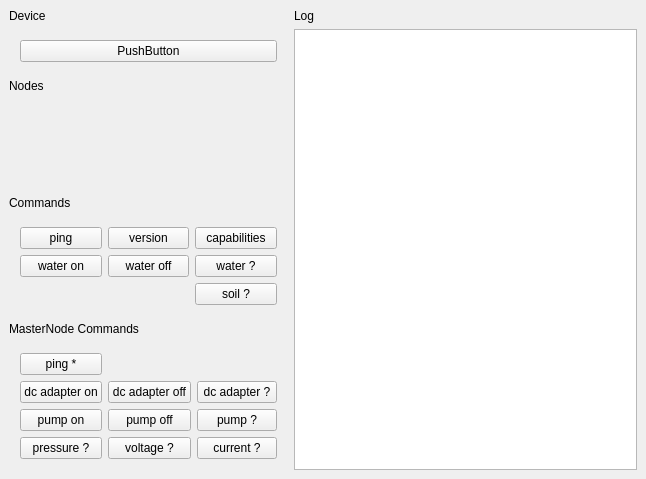
<?xml version="1.0" encoding="UTF-8"?>
<ui version="4.0">
 <class>MainWindow</class>
 <widget class="QMainWindow" name="MainWindow">
  <property name="geometry">
   <rect>
    <x>0</x>
    <y>0</y>
    <width>646</width>
    <height>479</height>
   </rect>
  </property>
  <property name="windowTitle">
   <string>MainWindow</string>
  </property>
  <widget class="QWidget" name="centralWidget">
   <layout class="QHBoxLayout" name="horizontalLayout" stretch="0,0">
    <property name="leftMargin">
     <number>9</number>
    </property>
    <property name="topMargin">
     <number>9</number>
    </property>
    <property name="rightMargin">
     <number>9</number>
    </property>
    <property name="bottomMargin">
     <number>9</number>
    </property>
    <item>
     <widget class="QWidget" name="wgtLeftPanel" native="true">
      <layout class="QVBoxLayout" name="verticalLayout_2">
       <property name="leftMargin">
        <number>0</number>
       </property>
       <property name="topMargin">
        <number>0</number>
       </property>
       <property name="rightMargin">
        <number>0</number>
       </property>
       <property name="bottomMargin">
        <number>0</number>
       </property>
       <item>
        <widget class="QWidget" name="wgtDevice" native="true">
         <layout class="QVBoxLayout" name="verticalLayout_6">
          <property name="leftMargin">
           <number>0</number>
          </property>
          <property name="topMargin">
           <number>0</number>
          </property>
          <property name="rightMargin">
           <number>0</number>
          </property>
          <property name="bottomMargin">
           <number>0</number>
          </property>
          <item>
           <widget class="QLabel" name="label_5">
            <property name="text">
             <string>Device</string>
            </property>
           </widget>
          </item>
          <item>
           <widget class="QWidget" name="widget_2" native="true">
            <layout class="QGridLayout" name="gridLayout_2">
             <item row="0" column="0">
              <widget class="QPushButton" name="pushButton">
               <property name="text">
                <string>PushButton</string>
               </property>
              </widget>
             </item>
            </layout>
           </widget>
          </item>
         </layout>
        </widget>
       </item>
       <item>
        <widget class="QWidget" name="wgtNodes" native="true">
         <layout class="QVBoxLayout" name="verticalLayout_3" stretch="0,1">
          <property name="leftMargin">
           <number>0</number>
          </property>
          <property name="topMargin">
           <number>0</number>
          </property>
          <property name="rightMargin">
           <number>0</number>
          </property>
          <property name="bottomMargin">
           <number>0</number>
          </property>
          <item>
           <widget class="QLabel" name="label_2">
            <property name="text">
             <string>Nodes</string>
            </property>
           </widget>
          </item>
          <item>
           <widget class="QWidget" name="wgtNodeButtons" native="true">
            <layout class="QGridLayout" name="wgtNodeButtonsLayout"/>
           </widget>
          </item>
         </layout>
        </widget>
       </item>
       <item>
        <widget class="QWidget" name="wgtCommands" native="true">
         <layout class="QVBoxLayout" name="verticalLayout_4" stretch="0,0">
          <property name="leftMargin">
           <number>0</number>
          </property>
          <property name="topMargin">
           <number>0</number>
          </property>
          <property name="rightMargin">
           <number>0</number>
          </property>
          <property name="bottomMargin">
           <number>0</number>
          </property>
          <item>
           <widget class="QLabel" name="label_3">
            <property name="text">
             <string>Commands</string>
            </property>
           </widget>
          </item>
          <item>
           <widget class="QWidget" name="wgtCommandButtons" native="true">
            <layout class="QGridLayout" name="gridLayout">
             <item row="2" column="0">
              <widget class="QPushButton" name="pbWaterOn">
               <property name="text">
                <string>water on</string>
               </property>
              </widget>
             </item>
             <item row="0" column="0">
              <widget class="QPushButton" name="pbPing">
               <property name="text">
                <string>ping</string>
               </property>
              </widget>
             </item>
             <item row="0" column="2">
              <widget class="QPushButton" name="pbCapabilities">
               <property name="text">
                <string>capabilities</string>
               </property>
              </widget>
             </item>
             <item row="2" column="2">
              <widget class="QPushButton" name="pbWaterState">
               <property name="text">
                <string>water ?</string>
               </property>
              </widget>
             </item>
             <item row="0" column="1">
              <widget class="QPushButton" name="pbVersion">
               <property name="text">
                <string>version</string>
               </property>
              </widget>
             </item>
             <item row="2" column="1">
              <widget class="QPushButton" name="pbWaterOff">
               <property name="text">
                <string>water off</string>
               </property>
              </widget>
             </item>
             <item row="3" column="2">
              <widget class="QPushButton" name="pbSoilState">
               <property name="text">
                <string>soil ?</string>
               </property>
              </widget>
             </item>
            </layout>
           </widget>
          </item>
         </layout>
        </widget>
       </item>
       <item>
        <widget class="QWidget" name="wgtMasterCommands" native="true">
         <layout class="QVBoxLayout" name="verticalLayout_5" stretch="0,1">
          <property name="leftMargin">
           <number>0</number>
          </property>
          <property name="topMargin">
           <number>0</number>
          </property>
          <property name="rightMargin">
           <number>0</number>
          </property>
          <property name="bottomMargin">
           <number>0</number>
          </property>
          <item>
           <widget class="QLabel" name="label_4">
            <property name="text">
             <string>MasterNode Commands</string>
            </property>
           </widget>
          </item>
          <item>
           <widget class="QWidget" name="wgtMasterCommandButtons" native="true">
            <layout class="QGridLayout" name="gridLayout_3">
             <item row="1" column="0">
              <widget class="QPushButton" name="pbDcAdapterOn">
               <property name="text">
                <string>dc adapter on</string>
               </property>
              </widget>
             </item>
             <item row="0" column="0">
              <widget class="QPushButton" name="pbPingAll">
               <property name="text">
                <string>ping *</string>
               </property>
              </widget>
             </item>
             <item row="3" column="0">
              <widget class="QPushButton" name="pbPressureState">
               <property name="text">
                <string>pressure ?</string>
               </property>
              </widget>
             </item>
             <item row="3" column="2">
              <widget class="QPushButton" name="pbCurrentState">
               <property name="text">
                <string>current ?</string>
               </property>
              </widget>
             </item>
             <item row="3" column="1">
              <widget class="QPushButton" name="pbVoltageState">
               <property name="text">
                <string>voltage ?</string>
               </property>
              </widget>
             </item>
             <item row="2" column="0">
              <widget class="QPushButton" name="pbPumpOn">
               <property name="text">
                <string>pump on</string>
               </property>
              </widget>
             </item>
             <item row="1" column="1">
              <widget class="QPushButton" name="pbDcAdapterOff">
               <property name="text">
                <string>dc adapter off</string>
               </property>
              </widget>
             </item>
             <item row="1" column="2">
              <widget class="QPushButton" name="pbDcAdapterState">
               <property name="text">
                <string>dc adapter ?</string>
               </property>
              </widget>
             </item>
             <item row="2" column="1">
              <widget class="QPushButton" name="pbPumpOff">
               <property name="text">
                <string>pump off</string>
               </property>
              </widget>
             </item>
             <item row="2" column="2">
              <widget class="QPushButton" name="pbPumpState">
               <property name="text">
                <string>pump ?</string>
               </property>
              </widget>
             </item>
            </layout>
           </widget>
          </item>
         </layout>
        </widget>
       </item>
      </layout>
     </widget>
    </item>
    <item>
     <widget class="QWidget" name="wgtLog" native="true">
      <layout class="QVBoxLayout" name="verticalLayout">
       <property name="leftMargin">
        <number>0</number>
       </property>
       <property name="topMargin">
        <number>0</number>
       </property>
       <property name="rightMargin">
        <number>0</number>
       </property>
       <property name="bottomMargin">
        <number>0</number>
       </property>
       <item>
        <widget class="QLabel" name="label">
         <property name="text">
          <string>Log</string>
         </property>
        </widget>
       </item>
       <item>
        <widget class="QTextEdit" name="textEdit"/>
       </item>
      </layout>
     </widget>
    </item>
   </layout>
  </widget>
 </widget>
 <layoutdefault spacing="6" margin="11"/>
 <resources/>
 <connections/>
</ui>
